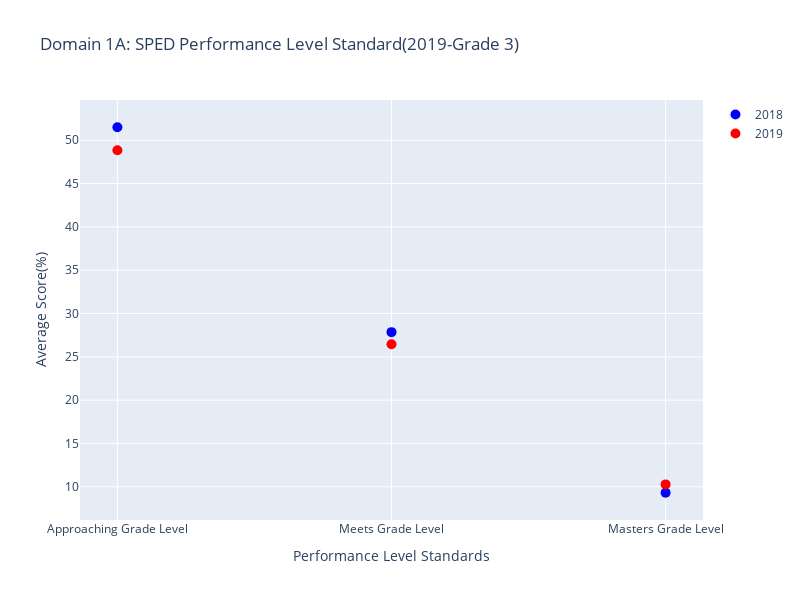

Here is the notebook cell this chart was saved with:
### Code cell
import plotly.graph_objects as go

# Define the data
categories = ['Approaching Grade Level', 'Meets Grade Level', 'Masters Grade Level']
averages_2018 = [average_value_appsp18, average_value_mesp18, average_value_masp18]
averages_2019 = [average_value_appsp, average_value_mesp, average_value_masp]

# Create traces for 2018 and 2019 data
trace_2018 = go.Scatter(x=categories, y=averages_2018, mode='markers', name='2018', marker=dict(color='blue', size=10))
trace_2019 = go.Scatter(x=categories, y=averages_2019, mode='markers', name='2019', marker=dict(color='red', size=10))

# Create layout
layout = go.Layout(
    title='Domain 1A: SPED Performance Level Standard(2019-Grade 3)',
    xaxis=dict(title='Performance Level Standards'),
    yaxis=dict(title=' Average Score(%)'),
    hovermode='closest',
    width=800,  # Set the width of the graph
    height=600  # Set the height of the graph
)

# Create figure
fig = go.Figure(data=[trace_2018, trace_2019], layout=layout)

# Show plot
fig.show()

### Figure 1 — Plotly figure (JSON) as saved in the notebook; plotly's stock layout.template omitted (floating-point values rounded to 4 significant figures)
{"data": [{"marker": {"color": "blue", "size": 10}, "mode": "markers", "name": "2018", "type": "scatter", "x": ["Approaching Grade Level", "Meets Grade Level", "Masters Grade Level"], "y": [51.5, 27.85, 9.312]}, {"marker": {"color": "red", "size": 10}, "mode": "markers", "name": "2019", "type": "scatter", "x": ["Approaching Grade Level", "Meets Grade Level", "Masters Grade Level"], "y": [48.84, 26.45, 10.28]}], "layout": {"height": 600, "hovermode": "closest", "title": {"text": "Domain 1A: SPED Performance Level Standard(2019-Grade 3)"}, "width": 800, "xaxis": {"title": {"text": "Performance Level Standards"}}, "yaxis": {"title": {"text": " Average Score(%)"}}}}
